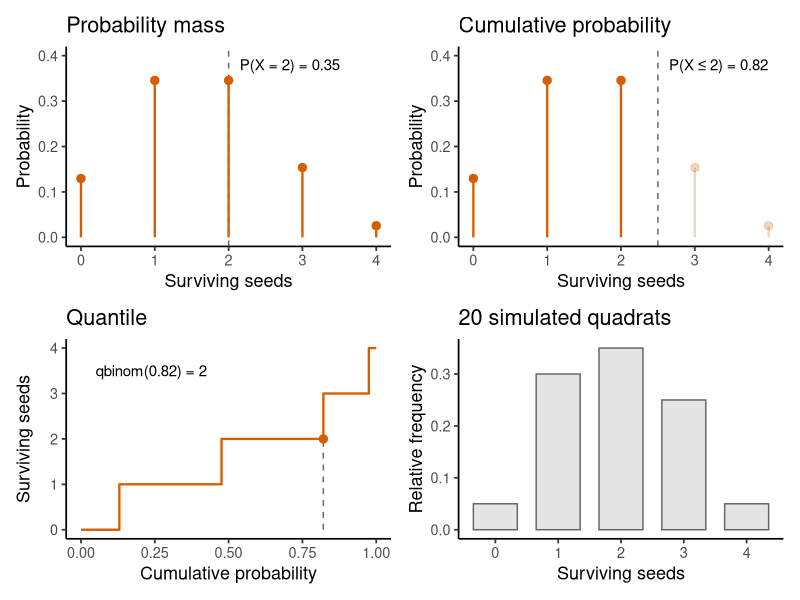
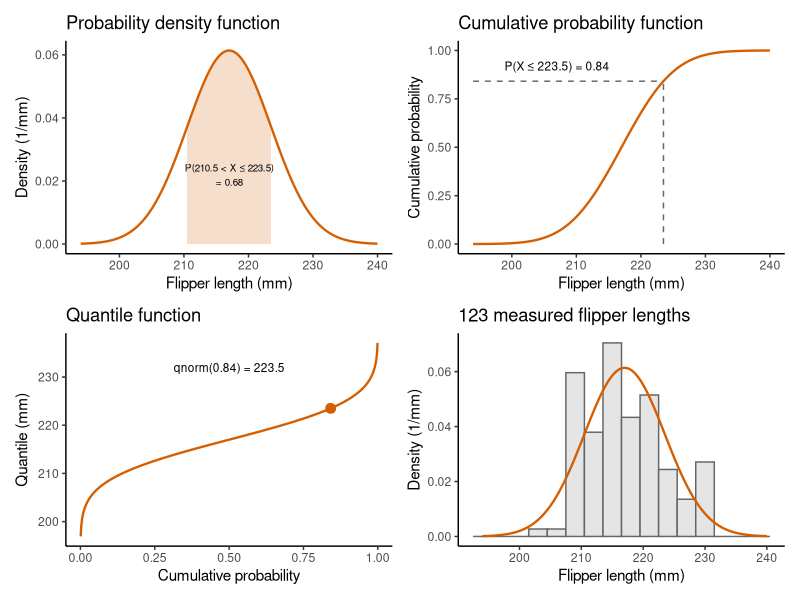
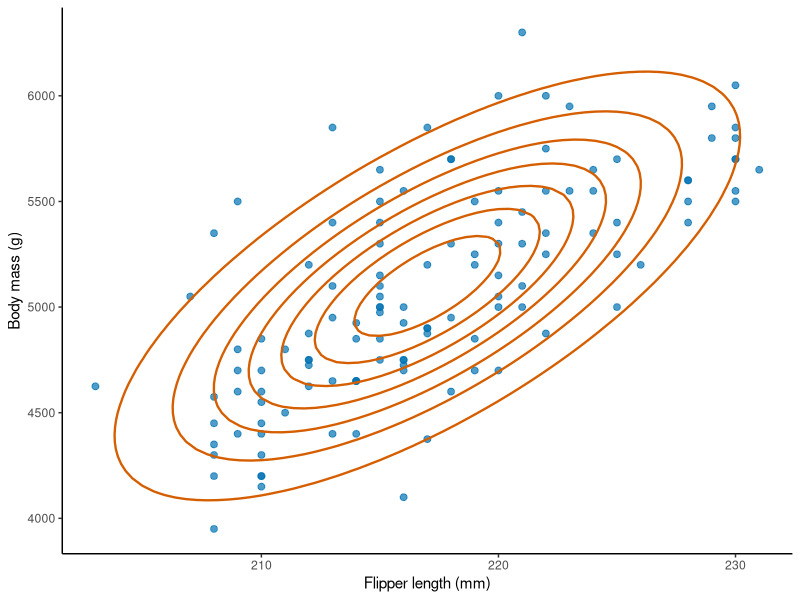
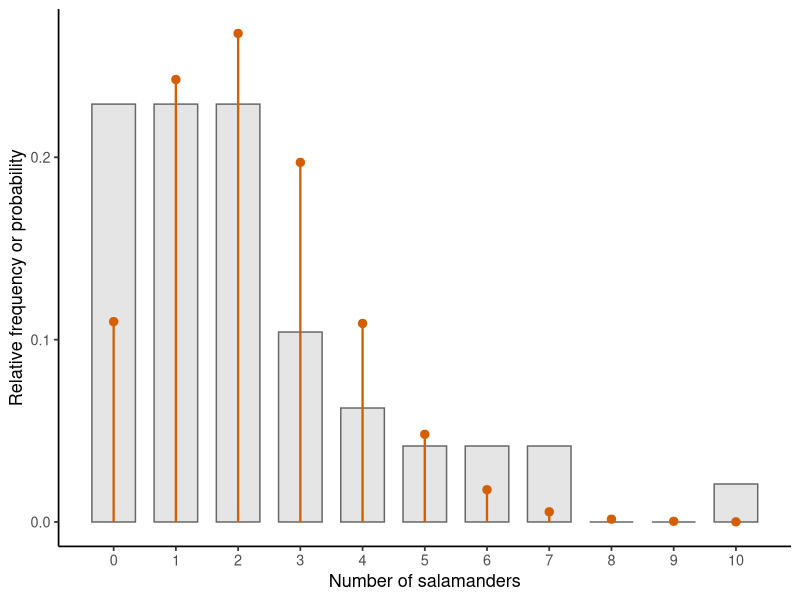

Write the R code that produced these figures, in order.
# Figures for the Chapter 2 lecture slides.
# Run in a clean R session from the repository root. Needs R 4.5.0 or later (penguins)
# and the packages ggplot2, patchwork and glmmTMB (Salamanders). The figures are written
# into Chapter_2/Lecture/lecture-assets/.
#
# The distribution functions come from base R here: for these figures they give the same
# values as the RTMB and RTMBdist versions that the chapter loads.

library(ggplot2)
library(patchwork)

out_dir = "Chapter_2/Lecture/lecture-assets"

# Size of a figure that fills a 62 to 65% column of a 1440 x 900 slide.
fig_width = 7
fig_height = 5
fig_dpi = 192

# ---------------------------------------------------------------------------
# Slide 8: binomial-four-faces.png (new)
# Same content as fig-four_faces of Chapter_2/Theory.qmd (n = 4, p = 0.4, cutoff 2,
# 20 samples with seed 42), redrawn in the course style.
# ---------------------------------------------------------------------------

size = 4
prob = 0.4
cutoff = 2

# Probabilities at each possible count
binomial = data.frame(
  x = 0:size,
  probability = dbinom(0:size, size = size, prob = prob)
)
binomial$up_to_cutoff = binomial$x <= cutoff

# Cumulative probability at the cutoff
p_cutoff = pbinom(cutoff, size = size, prob = prob)

# Panel 1: probability mass
p1 = ggplot(binomial, aes(x = x, y = probability)) +
  geom_vline(xintercept = cutoff, linetype = "dashed", colour = "grey40") +
  geom_segment(aes(xend = x, yend = 0), colour = "#D55E00", linewidth = 0.8) +
  geom_point(colour = "#D55E00", size = 2.5) +
  annotate(
    "text", x = 2.15, y = 0.38, hjust = 0, size = 3.8,
    label = paste0("P(X = ", cutoff, ") = ", round(dbinom(cutoff, size, prob), 2))
  ) +
  scale_x_continuous(breaks = 0:size) +
  scale_y_continuous(limits = c(0, 0.4)) +
  labs(title = "Probability mass", x = "Surviving seeds", y = "Probability") +
  theme_classic(base_size = 13)

# Panel 2: cumulative probability as the mass up to and including the cutoff
p2 = ggplot(binomial, aes(x = x, y = probability)) +
  geom_segment(
    aes(xend = x, yend = 0, alpha = up_to_cutoff),
    colour = "#D55E00", linewidth = 0.8, show.legend = FALSE
  ) +
  geom_point(aes(alpha = up_to_cutoff), colour = "#D55E00", size = 2.5, show.legend = FALSE) +
  scale_alpha_manual(values = c("TRUE" = 1, "FALSE" = 0.25)) +
  geom_vline(xintercept = cutoff + 0.5, linetype = "dashed", colour = "grey40") +
  annotate(
    "text", x = 2.65, y = 0.38, hjust = 0, size = 3.8,
    label = paste0("P(X ≤ ", cutoff, ") = ", round(p_cutoff, 2))
  ) +
  scale_x_continuous(breaks = 0:size) +
  scale_y_continuous(limits = c(0, 0.4)) +
  labs(title = "Cumulative probability", x = "Surviving seeds", y = "Probability") +
  theme_classic(base_size = 13)

# Panel 3: quantile function
probabilities = seq(0, 1, length.out = 1001)
quantiles = data.frame(
  p = probabilities,
  quantile = qbinom(probabilities, size = size, prob = prob)
)

p3 = ggplot(quantiles, aes(x = p, y = quantile)) +
  geom_step(colour = "#D55E00", linewidth = 0.8) +
  annotate(
    "segment", x = p_cutoff, xend = p_cutoff, y = 0, yend = cutoff,
    linetype = "dashed", colour = "grey40"
  ) +
  annotate("point", x = p_cutoff, y = cutoff, colour = "#D55E00", size = 2.5) +
  annotate(
    "text", x = 0.05, y = 3.5, hjust = 0, size = 3.8,
    label = paste0("qbinom(", round(p_cutoff, 2), ") = ", cutoff)
  ) +
  scale_y_continuous(breaks = 0:size) +
  labs(title = "Quantile", x = "Cumulative probability", y = "Surviving seeds") +
  theme_classic(base_size = 13)

# Panel 4: relative frequencies of 20 simulated quadrats
set.seed(42)
simulated_seeds = rbinom(20, size = size, prob = prob)
sample_frequency = data.frame(
  x = 0:size,
  relative_frequency = tabulate(simulated_seeds + 1, nbins = size + 1) / 20
)

p4 = ggplot(sample_frequency, aes(x = x, y = relative_frequency)) +
  geom_col(fill = "grey90", colour = "grey40", width = 0.7) +
  scale_x_continuous(breaks = 0:size) +
  labs(title = "20 simulated quadrats", x = "Surviving seeds", y = "Relative frequency") +
  theme_classic(base_size = 13)

ggsave(
  file.path(out_dir, "binomial-four-faces.png"),
  plot = (p1 | p2) / (p3 | p4),
  width = fig_width, height = fig_height, dpi = fig_dpi
)

# ---------------------------------------------------------------------------
# Slide 16: normal-four-faces.png (copy)
# The chunk fig-four_faces_normal of Chapter_2/Theory.qmd, unchanged, with the data
# loading that it needs. Only the last line saves the figure instead of printing it.
# ---------------------------------------------------------------------------

# Load the penguin data and keep the Gentoo penguins.
data(penguins, package = "datasets")
gentoo = penguins[penguins$species == "Gentoo", ]
gentoo = gentoo[!is.na(gentoo$flipper_len), ]

# Distribution parameters, a highlighted interval and a chosen cutoff
mean_flipper = 217
sd_flipper = 6.5
interval_lower = 210.5
interval_upper = 223.5
cutoff = 223.5

# Density and cumulative probability over a range of flipper lengths
normal = data.frame(x = seq(from = 194, to = 240, length.out = 461))
normal$density = dnorm(normal$x, mean = mean_flipper, sd = sd_flipper)
normal$cumulative_probability = pnorm(normal$x, mean = mean_flipper, sd = sd_flipper)

# Probability of the highlighted interval and cumulative probability at the cutoff
p_interval = pnorm(interval_upper, mean = mean_flipper, sd = sd_flipper) -
  pnorm(interval_lower, mean = mean_flipper, sd = sd_flipper)
p_cutoff = pnorm(cutoff, mean = mean_flipper, sd = sd_flipper)

# Panel 1: probability density function with an interval probability as an area
p1 = ggplot(normal, aes(x = x, y = density)) +
  geom_area(
    data = subset(normal, x >= interval_lower & x <= interval_upper),
    fill = "#D55E00",
    alpha = 0.2
  ) +
  geom_line(colour = "#D55E00", linewidth = 0.8) +
  annotate(
    "text", x = 217, y = 0.022,
    label = paste0("P(210.5 < X ≤ 223.5)\n= ", round(p_interval, 2)),
    size = 2.5
  ) +
  labs(
    title = "Probability density function",
    x = "Flipper length (mm)",
    y = "Density (1/mm)"
  ) +
  theme_classic()

# Panel 2: cumulative probability function
p2 = ggplot(normal, aes(x = x, y = cumulative_probability)) +
  geom_line(colour = "#D55E00", linewidth = 0.8) +
  annotate(
    "segment", x = cutoff, xend = cutoff, y = 0, yend = p_cutoff,
    linetype = "dashed", colour = "grey40"
  ) +
  annotate(
    "segment", x = 194, xend = cutoff, y = p_cutoff, yend = p_cutoff,
    linetype = "dashed", colour = "grey40"
  ) +
  annotate(
    "text", x = 207, y = 0.92,
    label = paste0("P(X ≤ ", cutoff, ") = ", round(p_cutoff, 2)),
    size = 3
  ) +
  labs(
    title = "Cumulative probability function",
    x = "Flipper length (mm)",
    y = "Cumulative probability"
  ) +
  theme_classic()

# Panel 3: quantile function
probabilities = seq(0.001, 0.999, length.out = 999)

quantiles = data.frame(
  p = probabilities,
  quantile = qnorm(probabilities, mean = mean_flipper, sd = sd_flipper)
)

p3 = ggplot(quantiles, aes(x = p, y = quantile)) +
  geom_line(colour = "#D55E00", linewidth = 0.8) +
  geom_point(
    data = data.frame(p = p_cutoff, quantile = cutoff),
    colour = "#D55E00",
    size = 3
  ) +
  annotate(
    "text", x = 0.5, y = 232,
    label = paste0("qnorm(", round(p_cutoff, 2), ") = ", cutoff),
    size = 3
  ) +
  labs(
    title = "Quantile function",
    x = "Cumulative probability",
    y = "Quantile (mm)"
  ) +
  theme_classic()

# Panel 4: the measured flipper lengths as a density-scaled histogram
sample_data = data.frame(x = gentoo$flipper_len)

p4 = ggplot(sample_data, aes(x = x)) +
  geom_histogram(
    aes(y = after_stat(density)),
    binwidth = 3,
    boundary = 201.5,
    fill = "grey90",
    colour = "grey40"
  ) +
  geom_line(
    data = normal,
    aes(x = x, y = density),
    colour = "#D55E00",
    linewidth = 0.8
  ) +
  labs(
    title = "123 measured flipper lengths",
    x = "Flipper length (mm)",
    y = "Density (1/mm)"
  ) +
  theme_classic()

ggsave(
  file.path(out_dir, "normal-four-faces.png"),
  plot = (p1 | p2) / (p3 | p4),
  width = fig_width, height = fig_height, dpi = fig_dpi
)

# ---------------------------------------------------------------------------
# Slide 22: joint-density.png (copy)
# The chunk fig-joint_density of Chapter_2/Theory.qmd, unchanged; the plot is assigned
# to an object so that it can be saved. It uses gentoo from above.
# ---------------------------------------------------------------------------

# Parameters of the joint distribution of flipper length (mm) and body mass (g).
mean_flipper = 217
sd_flipper = 6.5
mean_mass = 5100
sd_mass = 500
rho = 0.7

# Calculate the joint density on a grid of flipper length and body mass combinations.
density_grid = expand.grid(
  flipper_len = seq(from = 195, to = 240, length.out = 100),
  body_mass = seq(from = 3400, to = 6800, length.out = 100)
)
z_x = (density_grid$flipper_len - mean_flipper) / sd_flipper
z_y = (density_grid$body_mass - mean_mass) / sd_mass
density_grid$joint_density =
  exp(-(z_x^2 - 2 * rho * z_x * z_y + z_y^2) / (2 * (1 - rho^2))) /
  (2 * pi * sd_flipper * sd_mass * sqrt(1 - rho^2))

# Plot the measured penguins with the contours of the joint density.
joint_plot = ggplot(gentoo, aes(x = flipper_len, y = body_mass)) +
  geom_point(colour = "#0072B2", alpha = 0.7, size = 2) +
  geom_contour(
    data = density_grid,
    aes(z = joint_density),
    colour = "#D55E00",
    linewidth = 0.8,
    bins = 8
  ) +
  labs(x = "Flipper length (mm)", y = "Body mass (g)") +
  theme_classic()

ggsave(
  file.path(out_dir, "joint-density.png"),
  plot = joint_plot,
  width = fig_width, height = fig_height, dpi = fig_dpi
)

# ---------------------------------------------------------------------------
# Slide 28: salamander-counts.png (new)
# Relative frequencies of the 48 counts of spring salamanders (GP) at the 12 unmined
# sites, with the Poisson mass for the sample mean. No Negative Binomial: fitting it is
# the topic of Chapter 4.
# ---------------------------------------------------------------------------

data(Salamanders, package = "glmmTMB")
spring_salamanders = Salamanders[Salamanders$spp == "GP" & Salamanders$mined == "no", ]
counts = spring_salamanders$count

# Relative frequency of each count from zero to the largest count
count_values = 0:max(counts)
salamander_frequency = data.frame(
  x = count_values,
  relative_frequency = tabulate(counts + 1, nbins = max(counts) + 1) / length(counts),
  poisson = dpois(count_values, lambda = mean(counts))
)

salamander_plot = ggplot(salamander_frequency, aes(x = x)) +
  geom_col(aes(y = relative_frequency), fill = "grey90", colour = "grey40", width = 0.7) +
  geom_segment(aes(xend = x, y = 0, yend = poisson), colour = "#D55E00", linewidth = 0.8) +
  geom_point(aes(y = poisson), colour = "#D55E00", size = 2.5) +
  scale_x_continuous(breaks = count_values) +
  labs(x = "Number of salamanders", y = "Relative frequency or probability") +
  theme_classic(base_size = 13)

ggsave(
  file.path(out_dir, "salamander-counts.png"),
  plot = salamander_plot,
  width = fig_width, height = fig_height, dpi = fig_dpi
)
